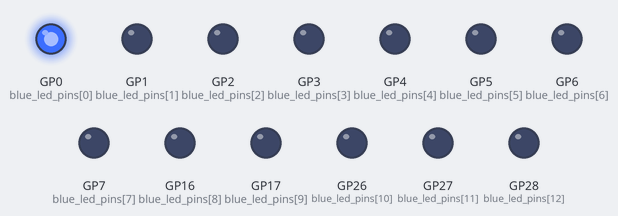
This program was run on a simulated Raspberry Pi Pico running MicroPython. On the bench: output pins drawn as LEDs (lit = HIGH).

Above: at 0.02 s.
At 0.47 s:
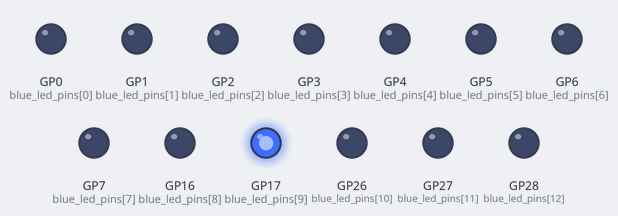
At 0.97 s:
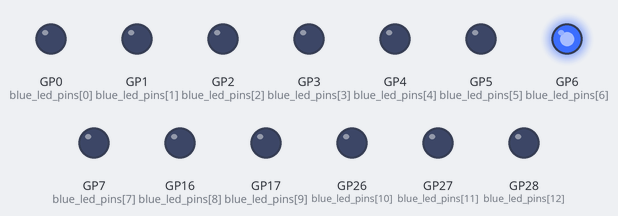
At 1.42 s:
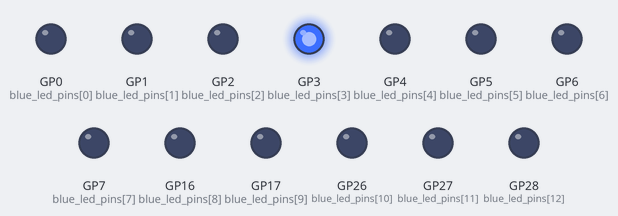
At 1.9 s:
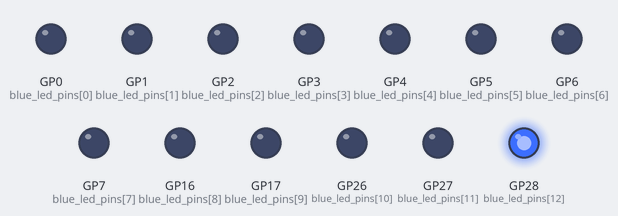
At 2.92 s:
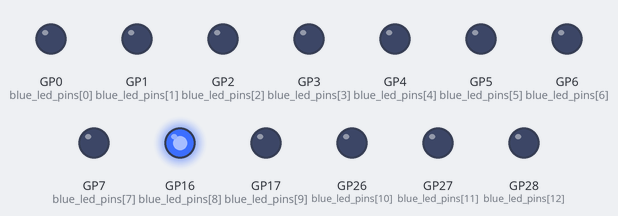
Timing chart, 0 to 3.2 s (numbered marks = the images above):
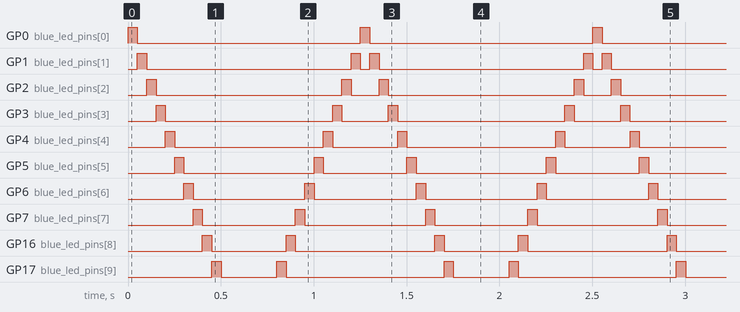

The program:

blueLights.py
```python
import machine
import time

# The Maker Pi RP2040 has 13 fantastic blue GPIO status LEDs
blue_led_pins = [0,1,2,3,4,5,6,7,16,17,26,27,28]
number_leds = len(blue_led_pins)
led_ports = []
delay = .05

# create a list of the ports
for i in range(number_leds):
   led_ports.append(machine.Pin(blue_led_pins[i], machine.Pin.OUT))

# loop forever
while True:
    # blue up
    for i in range(0, number_leds):
        led_ports[i].high()
        time.sleep(delay)
        led_ports[i].low()
    # blue down
    for i in range(number_leds - 1, 0, -1):
        led_ports[i].high()
        time.sleep(delay)
        led_ports[i].low()
```

Measured:
- by itself, GP0 (blue_led_pins[0]): alternates HIGH for 0.05 s and LOW for 1.2 s
- by itself, GP1 (blue_led_pins[1]): repeats every 1.3 s: LOW 1.1 s, HIGH 0.05 s, LOW 0.05 s, HIGH 0.05 s
- by itself, GP2 (blue_led_pins[2]): repeats every 1.3 s: LOW 1.0 s, HIGH 0.05 s, LOW 0.15 s, HIGH 0.05 s
- by itself, GP3 (blue_led_pins[3]): repeats every 1.3 s: LOW 0.90 s, HIGH 0.05 s, LOW 0.25 s, HIGH 0.05 s
- by itself, GP4 (blue_led_pins[4]): repeats every 1.3 s: LOW 0.80 s, HIGH 0.05 s, LOW 0.35 s, HIGH 0.05 s
- by itself, GP5 (blue_led_pins[5]): repeats every 1.3 s: LOW 0.70 s, HIGH 0.05 s, LOW 0.45 s, HIGH 0.05 s
- by itself, GP6 (blue_led_pins[6]): alternates HIGH for 0.05 s and LOW for 0.60 s
- by itself, GP7 (blue_led_pins[7]): repeats every 1.3 s: LOW 0.50 s, HIGH 0.05 s, LOW 0.65 s, HIGH 0.05 s
